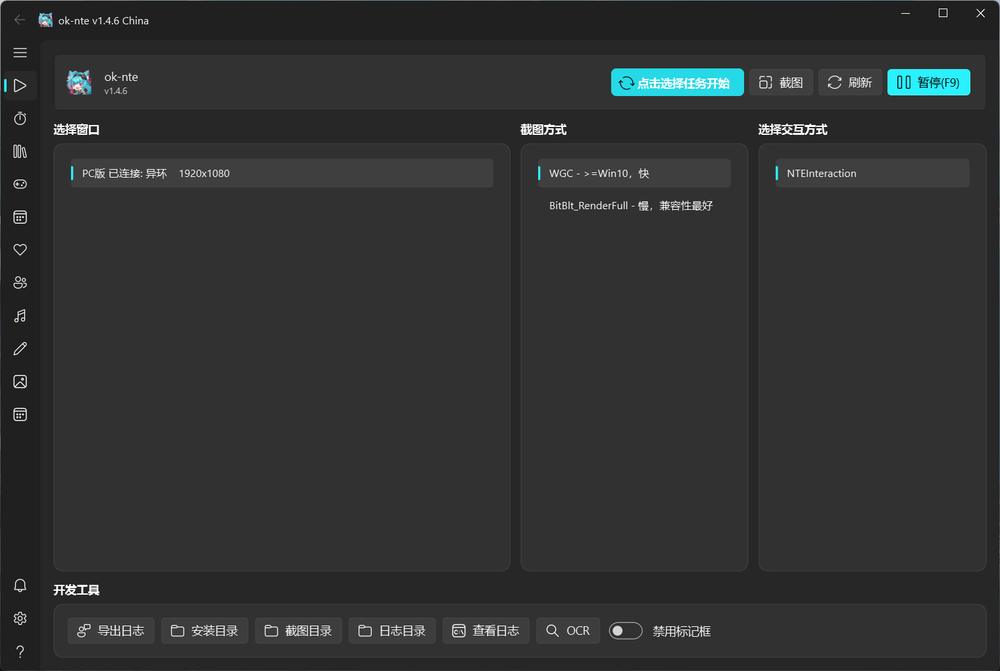
#> input picture probe/nte-page-00.png, 1000 x 671 px, shrunk from 1520 x 1020 before the run, found by its file name
$ python _probe_nte_band.py
#> lines starting #> are read from the running program, lines starting #| are printed output that depends on the picture
# -*- coding: utf-8 -*-
"""探测：ok-nte 侧栏横向扫描带的逐行亮像素剖面。

目的：find_sidebar_item 在 ok-nte 上只找到 7 项（画面里明显有 13 项），
且行距在 34~47 之间跳动。本脚本把原始剖面打出来，看清到底是
「簇合并阈值」的问题，还是「扫描带 x 范围」根本没覆盖到图标/文字。

用法：
    python -X utf8 probe/_probe_nte_band.py [帧路径]
"""
import sys
from pathlib import Path

sys.path.insert(0, str(Path(__file__).resolve().parent.parent))

import numpy as np
from PIL import Image

FRAME = sys.argv[1] if len(sys.argv) > 1 else r"logs\shots\nte-page-00.png"


def main():
    im = np.asarray(Image.open(FRAME).convert("RGB"))
#> im is the input picture: shape (671, 1000, 3); mean R, G, B 48.4, 49.9, 50
    g = im.mean(axis=2)
    h, w = g.shape
#> h = 671; w = 1000
    print(f"帧 {w} x {h}  ({FRAME})")
#| 帧 1000 x 671  (logs\shots\nte-page-00.png)

    for x0, x1, thr in ((8, 95, 110), (8, 95, 60), (0, 120, 110)):
        print(f"\n=== 扫描带 x={x0}..{x1} thr={thr} —— 簇边界 ===")
        band = g[:, x0:x1]
        spark = (band > thr).sum(axis=1) >= 2
        runs = []
        y = 0
        while y < h:
            if spark[y]:
                y0 = y
                while y < h and spark[y]:
                    y += 1
                runs.append((y0, y - 1))
            else:
                y += 1
        for a, b in runs:
            print(f"  y={a:4d}..{b:4d}  高={b-a+1:3d}  中心={(a+b)/2:6.1f}")
        print(f"  共 {len(runs)} 段")
#> this loop made 3 passes
#> pass 1, in main, `band = g[:, x0:x1]`:
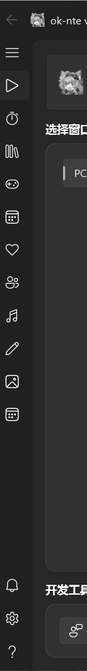
#> band: shape (671, 87) float64; min 0, max 255, mean 46.6
#> pass 3, in main, `band = g[:, x0:x1]`:
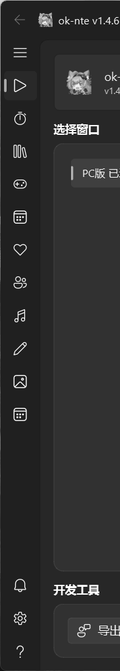
#> band: shape (671, 120) float64; min 0, max 255, mean 47


if __name__ == "__main__":
    main()

$ run again, with probe/nte-page-02.png copied over probe/nte-page-00.png
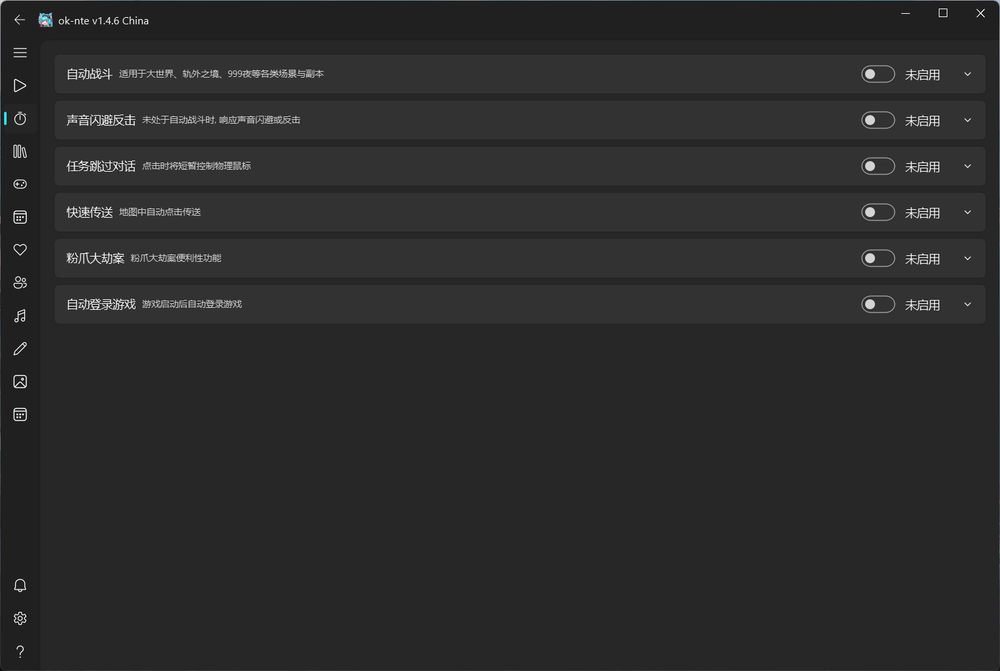
#> input picture probe/nte-page-02.png, 1000 x 671 px, shrunk from 1520 x 1020 before the run, found by its file name
#> in main, im is the input picture: shape (671, 1000, 3); mean R, G, B 43.5, 43.6, 43.6
#| 帧 1000 x 671  (logs\shots\nte-page-00.png)
#> the loop in main, `for x0, x1, thr in ((8, 95, 110), (8, 95, 60), (0, 120, 110)):` made 3 passes
#> pass 1, in main, `band = g[:, x0:x1]`:
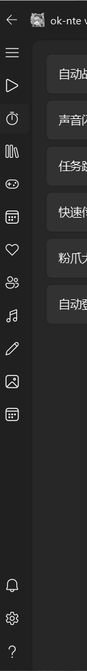
#> band: shape (671, 87) float64; min 0, max 255, mean 43.1
#> pass 3, in main, `band = g[:, x0:x1]`:
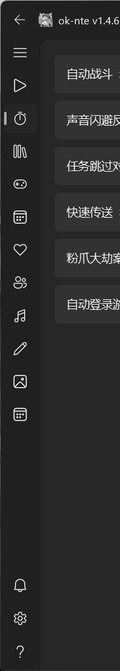
#> band: shape (671, 120) float64; min 0, max 255, mean 43.9
